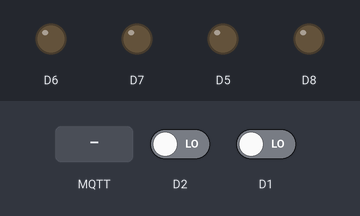
This program was run on a simulated ESP8266 (NodeMCU). Parts: output pins drawn as LEDs (lit = HIGH). The inputs (shaded band) are chosen by the test bench; at power-on: D2 LOW, D1 LOW. WiFi joins after 1.5 s; servers stay silent unless stated; no MQTT or app messages arrive unless stated; what the program prints to the serial monitor is not drawn.

Above: at 2.8 s.
2.9 s: MQTT message "OPEN" arrives on the first subscribed topic
At 3.9 s:
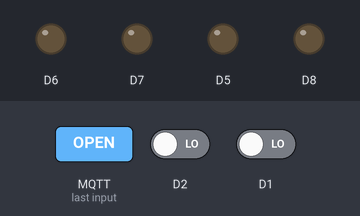
4.5 s: MQTT message "CLOSE" arrives on the first subscribed topic
At 5.1 s:
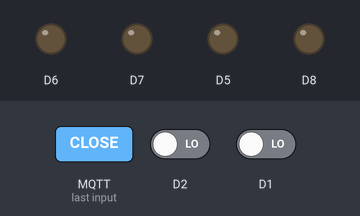
6.1 s: MQTT message "OPEN" arrives on the second subscribed topic
At 7.4 s:
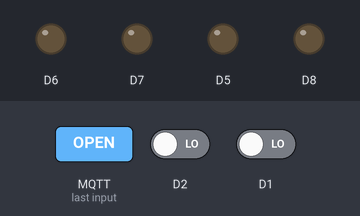
7.7 s: MQTT message "CLOSE" arrives on the second subscribed topic
At 8.8 s:
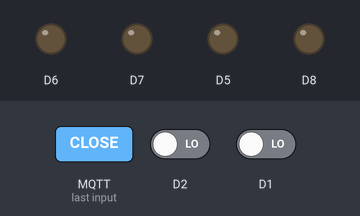
Timing chart, 0 to 10.3 s (numbered marks = the images above; inputs shaded):
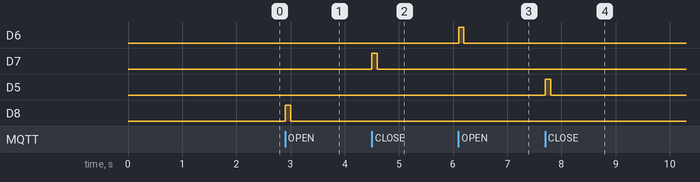

Measured:
- after the input at 2.9 s, D8: LOW → HIGH at once, → LOW 0.10 s later
- after the input at 4.5 s, D7: LOW → HIGH at once, → LOW 0.10 s later
- after the input at 6.1 s, D6: LOW → HIGH at once, → LOW 0.10 s later
- after the input at 7.7 s, D5: LOW → HIGH at once, → LOW 0.10 s later

The program:

main.cpp
```cpp
#include "config.h"
#include "Arduino.h"
#include "ESP8266WiFi.h"
#include "ESP8266WebServer.h"
#include "ESP8266HTTPUpdateServer.h"
#include "PubSubClient.h"

#include "GarageDoor.h"

ESP8266WebServer server(80);
ESP8266HTTPUpdateServer httpUpdater;
WiFiClient espClient;
PubSubClient client(espClient);
GarageDoor door1(D6,D5,D1);
GarageDoor door2(D8,D7,D2);

String create_webpage_html()
{
  String html = "<html><h1>Door 1</h2><p>";
  html += door1.is_closed() ? "closed" : "open";
  html += "</p>";
  html += "<form action=\"/door1/open\" method=\"post\" target=\"dummyframe\">";
  html += "<button type=\"submit\">Open</button>";
  html += "</form>";
  html += "<form action=\"/door1/close\" method=\"post\" target=\"dummyframe\">";
  html += "<button type=\"submit\">Close</button>";
  html += "</form>";
  html += "<h1>Door 2</h2><p>";
  html += door2.is_closed() ? "closed" : "open";
  html += "</p>";
  html += "<form action=\"/door2/open\" method=\"post\" target=\"dummyframe\">";
  html += "<button type=\"submit\">Open</button>";
  html += "</form>";
  html += "<form action=\"/door2/close\" method=\"post\" target=\"dummyframe\">";
  html += "<button type=\"submit\">Close</button>";
  html += "</form>";
  html += "<iframe width=\"0\" height=\"0\" border=\"0\" name=\"dummyframe\" id=\"dummyframe\"></iframe>";
  html += "</html>";
  return html;
}

void setup_web_server()
{
  server.on("/", HTTP_GET, [](){
    server.send(200, "text/html", create_webpage_html());
  });
  server.on("/door1/open", HTTP_POST, [](){
    door1.open();
    server.send(200,"text/html", "ok");
  });
  server.on("/door2/open", HTTP_POST, [](){
    door2.open();
    server.send(200,"text/html", "ok");
  });
  server.on("/door1/close", HTTP_POST, [](){
    door1.close();
    server.send(200,"text/html", "ok");
  });
  server.on("/door2/close", HTTP_POST, [](){
    door2.close();
    server.send(200,"text/html", "ok");
  });
  server.begin();
}

void send_garage_status() {
  client.publish(DOOR_1_STATUS_TOPIC, door1.is_closed() ? "closed" : "open", true);
  client.publish(DOOR_2_STATUS_TOPIC, door2.is_closed() ? "closed" : "open", true);
}

void handle_mqtt_message(char* topic, byte* payload, unsigned int length) {
  Serial.print("Message arrived [");
  Serial.print(topic);
  Serial.print("] ");

  char message[length + 1];
  for (int i = 0; i < length; i++) {
    message[i] = (char)payload[i];
  }
  message[length] = '\0';
  Serial.println(message);

  if (strcmp(topic,DOOR_1_CONTROL_TOPIC) == 0){
    if (strcmp(message,"OPEN") == 0) {
      door1.open();
    }
    else if (strcmp(message,"CLOSE") == 0) {
      door1.close();
    }
  }
  else if (strcmp(topic, DOOR_2_CONTROL_TOPIC) == 0) {
    if (strcmp(message, "OPEN") == 0) {
      door2.open();
    }
    else if (strcmp(message, "CLOSE") == 0) {
      door2.close();
    }
  }
  else if (strcmp(topic, STATUS_REQUEST_TOPIC) == 0) {
    send_garage_status();
  }
}

void reconnect_mqtt() {
  // Loop until we're reconnected
  while (!client.connected()) {
    Serial.print("Attempting MQTT connection...");
    // Attempt to connect
    if (client.connect("garage")) {
      Serial.println("connected");
      client.subscribe(DOOR_2_CONTROL_TOPIC);
      client.subscribe(DOOR_1_CONTROL_TOPIC);
      client.subscribe(STATUS_REQUEST_TOPIC);
      send_garage_status();
    } else {
      Serial.print("failed, rc=");
      Serial.print(client.state());
      Serial.println(" try again in 5 seconds");
      // Wait 5 seconds before retrying
      delay(5000);
    }
  }
}

void setup()
{
  // Setup serial output
  Serial.begin(9600);
  delay(10);

  // Connect to WiFi
  Serial.println();
  Serial.println();
  Serial.print("Connecting to ");
  Serial.println(WIFI_SSID);
  WiFi.begin(WIFI_SSID, WIFI_PASSWORD);
  while (WiFi.status() != WL_CONNECTED)
  {
      delay(500);
      Serial.print(".");
  }
  Serial.println("");
  Serial.println("WiFi connected");

  setup_web_server();
  httpUpdater.setup(&server);

  Serial.println("Server started");
  // Print the IP address
  Serial.print("Use this URL to connect: ");
  Serial.print("http://");
  Serial.print(WiFi.localIP());
  Serial.println("/");

  // Setup MQTT
  client.setServer(MQTT_SERVER, MQTT_PORT);
  client.setCallback(handle_mqtt_message);
  reconnect_mqtt();

  door1.on_change(send_garage_status);
  door2.on_change(send_garage_status);
}

void reboot() // Restarts program from beginning but does not reset the peripherals and registers
{
  Serial.print("rebooting");
  ESP.reset();
}

void loop()
{
  server.handleClient();
  door1.update();
  door2.update();
  if (!client.connected()) {
    reconnect_mqtt();
  }
  client.loop();
}
```

config.h
```cpp
#define WIFI_SSID                 "blakeshome-iot"
#define WIFI_PASSWORD             "wifipassword"

#define MQTT_SERVER               "mqtt.blakeshome.com"
#define MQTT_PORT                 1883

#define DOOR_1_CONTROL_TOPIC      "taproot/garage/blake/set"
#define DOOR_1_STATUS_TOPIC       "taproot/garage/blake/status"
#define DOOR_2_CONTROL_TOPIC      "taproot/garage/ali/set"
#define DOOR_2_STATUS_TOPIC       "taproot/garage/ali/status"
#define STATUS_REQUEST_TOPIC      "taproot/status_request"
```
